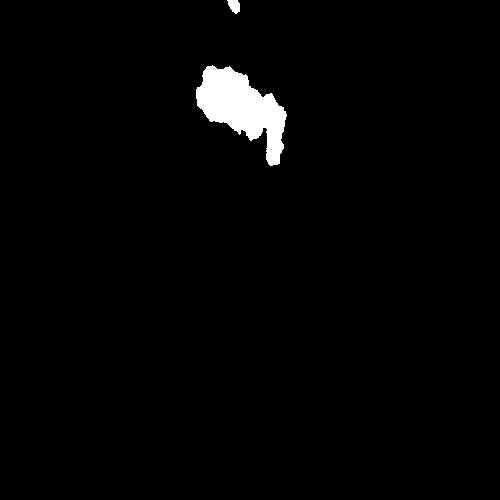
%> input picture images/GT/a2016-07-08-01-44-03-wahrsis3-undist-GT.jpg, 500 x 500 px
$ octave Figure3.m   (GNU Octave 9; MATLAB toolbox functions it lacks are replaced by stand-ins)
%> lines starting %> are read from the running program, lines starting %| are printed output that depends on the picture
% Calculating coverage values for a few sample images of the dataset.
clear all; clc;

I1 = double(imread('./images/GT/a2016-07-08-01-44-03-wahrsis3-undist-GT.jpg'));
%> I1: size 500x500 double; min 0, max 255, mean 4.8; mean of the top-left, top-right, bottom-left and bottom-right quarters 11.8, 7.4, 0, 0
count_zero1 = sum(I1(:) == 0);
%> count_zero1 = 244543
cov_percentage1 = 100 - (count_zero1/(500*500))*100;
%> cov_percentage1 = 2.18
disp(['Coverage [in %] = ',num2str(cov_percentage1)]);
%| Coverage [in %] = 2.1828


I2 = double(imread('./images/GT/b2016-09-27-03-10-04-wahrsis3-undist-GT.jpg'));
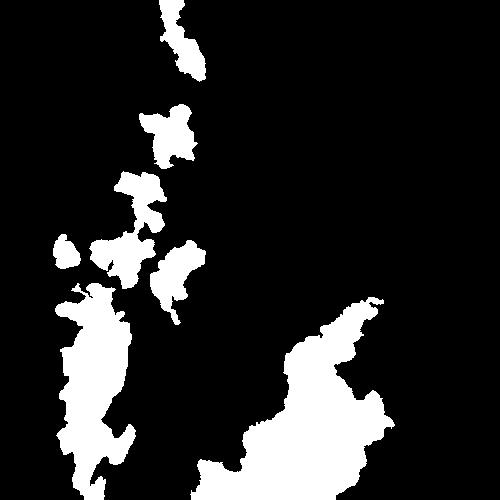
%> input picture images/GT/b2016-09-27-03-10-04-wahrsis3-undist-GT.jpg, 500 x 500 px
%> I2: size 500x500 double; min 0, max 255, mean 40.7; mean of the top-left, top-right, bottom-left and bottom-right quarters 28.5, 0, 67.1, 67.1
count_zero2 = sum(I2(:) == 0);
%> count_zero2 = 204582
cov_percentage2 = 100 - (count_zero2/(500*500))*100;
%> cov_percentage2 = 18.17
disp(['Coverage [in %] = ',num2str(cov_percentage2)]);
%| Coverage [in %] = 18.1672


I3 = double(imread('./images/GT/c2016-05-10-03-16-04-wahrsis3-undist-GT.jpg'));
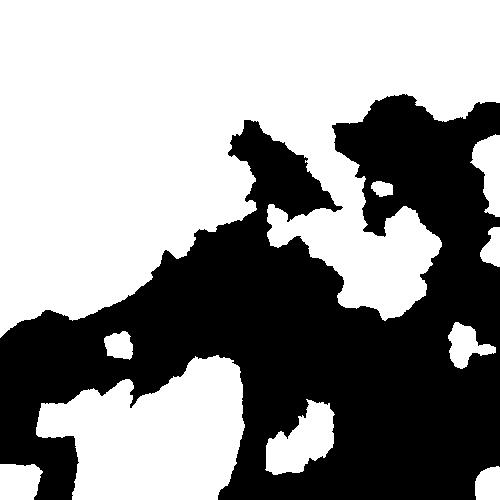
%> input picture images/GT/c2016-05-10-03-16-04-wahrsis3-undist-GT.jpg, 500 x 500 px
%> I3: size 500x500 double; min 0, max 255, mean 147.2; mean of the top-left, top-right, bottom-left and bottom-right quarters 246.8, 164.7, 132.8, 44.5
count_zero3 = sum(I3(:) == 0);
%> count_zero3 = 99950
cov_percentage3 = 100 - (count_zero3/(500*500))*100;
%> cov_percentage3 = 60.02
disp(['Coverage [in %] = ',num2str(cov_percentage3)]);
%| Coverage [in %] = 60.02


I4 = double(imread('./images/GT/d2016-03-25-03-38-03-wahrsis3-undist-GT.jpg'));
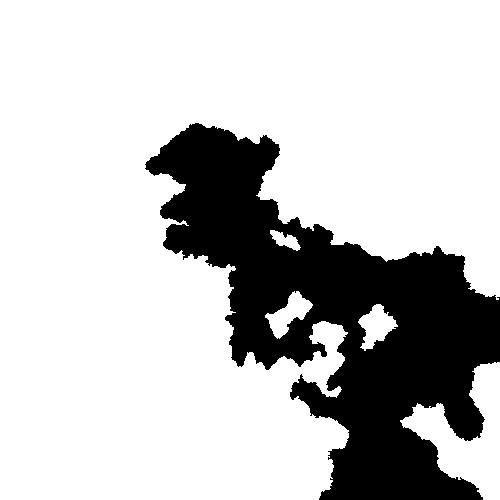
%> input picture images/GT/d2016-03-25-03-38-03-wahrsis3-undist-GT.jpg, 500 x 500 px
%> I4: size 500x500 double; min 0, max 255, mean 196.6; mean of the top-left, top-right, bottom-left and bottom-right quarters 214.2, 239.6, 244, 88.9
count_zero4 = sum(I4(:) == 0);
%> count_zero4 = 52508
cov_percentage4 = 100 - (count_zero4/(500*500))*100;
%> cov_percentage4 = 79
disp(['Coverage [in %] = ',num2str(cov_percentage4)]);
%| Coverage [in %] = 78.9968
